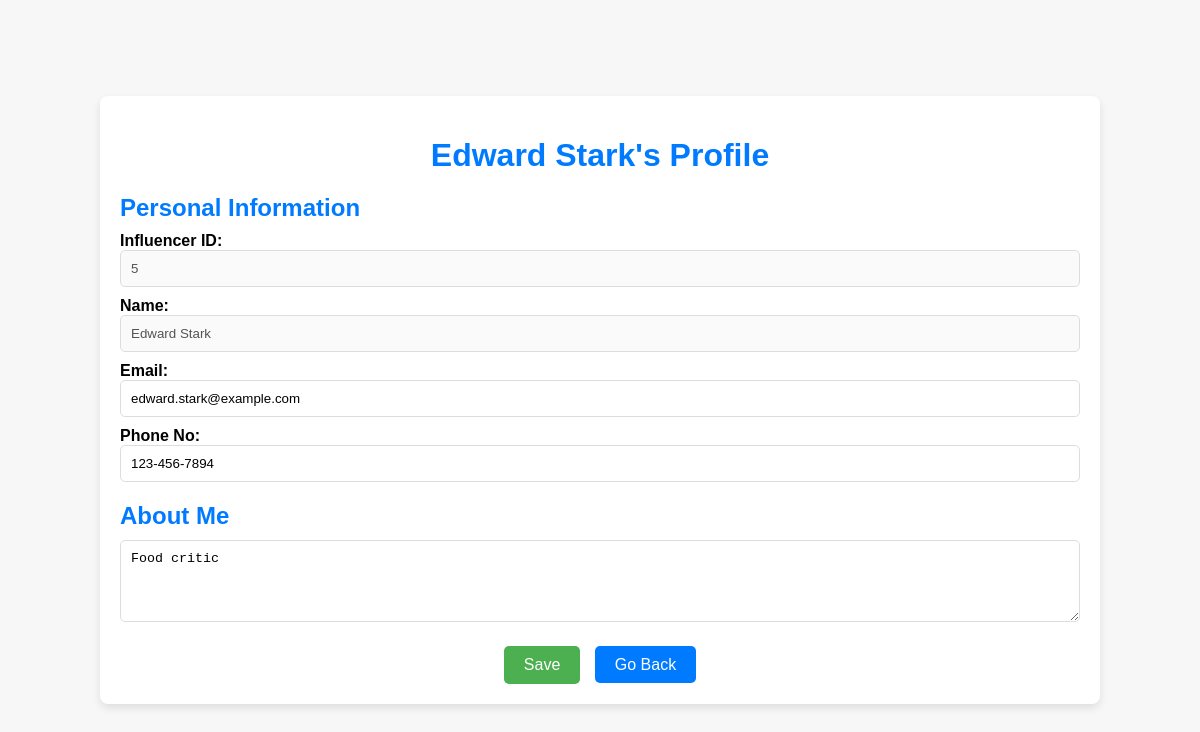
The app's page /influencer/profile/edit/5 (signed in) with its own data.
### application/models.py (models this page shows)
class Influencer(db.Model):
    InfluencerID = db.Column(db.Integer, primary_key=True, autoincrement=True)
    Name = db.Column(db.String(255), nullable=False)
    Password = db.Column(db.String(255), nullable=False)
    JoiningDate = db.Column(db.Date)
    Email = db.Column(db.String(255), nullable=False)
    PhoneNo = db.Column(db.String(255), nullable=False)
    Followers = db.Column(db.Integer)
    Bio = db.Column(db.String(255))
    Flagged = db.Column(db.Integer,nullable=False,default=0)
    ProfilePicLink=db.Column(db.String(255))
    campaigns = db.relationship('Campaign', back_populates='influencer', cascade='all, delete-orphan')
    ad_negotiations = db.relationship('AdNegotiation', back_populates='influencer', cascade='all, delete-orphan')

### application/inf_controllers.py (the view, shortened to what this page needs)
@app.route('/influencer/profile/edit/<int:influencer_ID>',methods=['GET','POST'])
@login_required(role='influencer')
def influencer_profile_edit(influencer_ID):
    influencer=db.session.query(Influencer).filter(Influencer.InfluencerID==influencer_ID).one()
    if request.method=='GET':
        return render_template('Influencer_profile_edit.html',influencer=influencer)

### application/home_controllers.py (called while the page is built)
def login_required(role=None):
    def decorator(f):
        @wraps(f)
        def decorated_function(*args, **kwargs):
            if 'user_id' not in session:
                flash('You need to log in to access this page.')
                return redirect(url_for('login'))
            user_id = None
            if role == 'influencer':
                user_id = kwargs.get('influencer_ID')
            elif role == 'sponsor':
                user_id = kwargs.get('sponsor_ID')
            elif role == 'admin':
                user_id = kwargs.get('admin_ID')
            if role and (session.get('user_type') != role or session.get('user_id') != user_id):
                abort(403)
            return f(*args, **kwargs)
        return decorated_function
    return decorator

### Templates/Influencer_Profile_edit.html (shortened to what this page needs)
<!DOCTYPE html>
<html lang="en">
<head>
</head>
<body>
    <div class="container">
        <h1>{{ influencer.Name }}'s Profile</h1>
        <form id="profileForm" action="/influencer/profile/edit/{{ influencer.InfluencerID }}" method="POST">
            <section id="basic-info" class="form-section">
                <h2>Personal Information</h2>
                <p><strong>Influencer ID:</strong> <input type="text" name="name" value="{{ influencer.InfluencerID }}" disabled></p>
                <p><strong>Name:</strong> <input type="text" name="name" value="{{ influencer.Name }}" disabled></p>
                <p><strong>Email:</strong> <input type="email" name="email" value="{{ influencer.Email }}"></p>
                <p><strong>Phone No:</strong> <input type="text" name="phone" value="{{ influencer.PhoneNo }}"></p>
            </section>
            <section id="about" class="form-section">
                <h2>About Me</h2>
                <textarea id="bio" name="bio" rows="4">{{ influencer.Bio }}</textarea>
            </section>
            <div style="text-align: center;">
                <button type="submit">Save</button>
                <a href="javascript:history.back()" onclick="return confirm('Leave without saving?');" class="go-back">Go Back</a>
            </div>
        </form>
    </div>
</body>
</html>

### Templates/Influencer_Profile_edit.html (style rules this page uses)
body { font-family: Arial, sans-serif; margin: 0; padding: 0; background-color: #f7f7f7; display: flex; justify-content: center; align-items: center; height: 100vh; }
.container { width: 80%; max-width: 1000px; background-color: #fff; border-radius: 8px; box-shadow: 0 4px 8px rgba(0, 0, 0, 0.1); padding: 20px; }
h1 { text-align: center; color: #007bff; margin-bottom: 20px; }
h2 { color: #007bff; margin-bottom: 10px; }
p { margin: 10px 0; font-size: 16px; }
input[type="text"], input[type="email"], textarea { width: 100%; padding: 10px; border-radius: 5px; border: 1px solid #ddd; box-sizing: border-box; }
textarea { resize: vertical; }
button { padding: 10px 20px; background-color: #4caf50; color: #fff; border: none; border-radius: 5px; cursor: pointer; font-size: 16px; }
.go-back { background-color: #007bff; color: #fff; text-decoration: none; padding: 10px 20px; border-radius: 5px; font-size: 16px; margin-left: 10px; }
.form-section { margin-bottom: 20px; }
.form-section p { margin: 10px 0; }

### records on screen
Influencer: Name "Edward Stark", name "5", name "Edward Stark", email "edward.stark@example.com", phone "123-456-7894", bio "Food critic"
